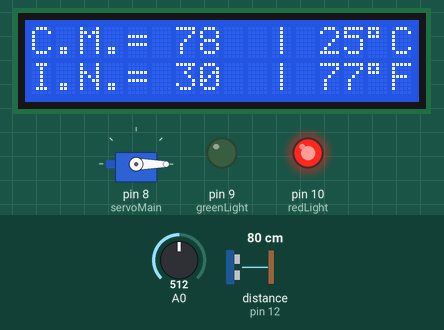
A sketch run on a simulated Arduino Uno, built with avr-gcc and run on an emulated ATmega328P. Parts: 16×2 character LCD, servo, output pins drawn as LEDs (lit = HIGH). Wiring (inferred from the names in the program): ultrasonic range finder: trigger pin 13; echo pin 12. The inputs (shaded band) are chosen by the test bench; at power-on: distance to the obstacle (sensor on pin 12) 80 cm, A0 = 512. The echo pulse lasts 58.3 µs per cm; pins used as bus, display or sensor lines are not drawn; what the sketch prints to the serial monitor is not drawn.

Above: at 1.2 s.
1.3 s: distance to the obstacle (sensor on pin 12) set to 2 cm
At 2.8 s:
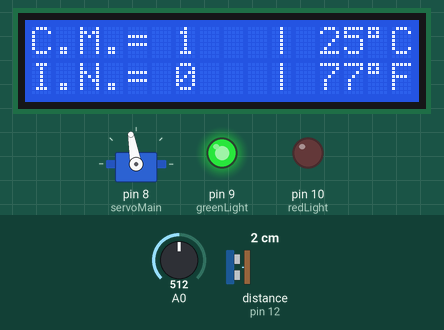
5.5 s: distance to the obstacle (sensor on pin 12) set to 4 cm
At 6.9 s:
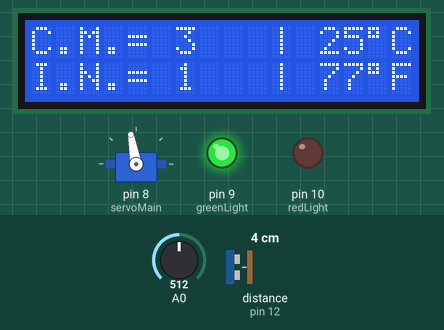
8.6 s: distance to the obstacle (sensor on pin 12) set to 9 cm
At 9.9 s:
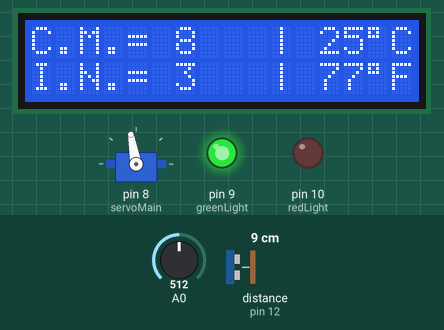
Timing chart, 0 to 11.6 s (numbered marks = the images above; inputs shaded):
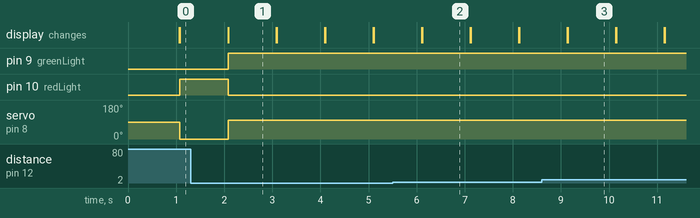

Measured:
- after the input at 1.3 s, pin 9 (greenLight): LOW → HIGH after 0.78 s; pin 10 (redLight): HIGH → LOW after 0.78 s; servo on pin 8 (servoMain): 0° → 100° after 0.78 s; the display: first differs from a run without the input after 0.78 s (image 1)
- after the input at 5.5 s, the display: first differs from a run without the input after 0.61 s (image 2)
- after the input at 8.6 s, the display: first differs from a run without the input after 0.54 s (image 3)
- what the display in image 1 shows lasts 1.0 s, from 2.1 s to 3.1 s

The sketch:

Final_Project.ino
```cpp
#include <Servo.h>
#include <LiquidCrystal.h>
LiquidCrystal lcd(2,3,4,5,6,7);
Servo servoMain;
float value, milivolt;
int celsius, fahrenheit;
int duration;
int distanceCm, distanceInch;
int trigPin = 13;
int echoPin = 12;
int greenLight = 9;
int redLight = 10;

void setup() {
  lcd.begin(16,2);
  servoMain.attach(8);
  Serial.begin(9600);
  pinMode(echoPin, INPUT);
  pinMode(trigPin, OUTPUT);
  pinMode(greenLight, OUTPUT);
  pinMode(redLight, OUTPUT);
}
void loop() {
  //  Temperature
  value =  analogRead(A0);
  milivolt = (value / 1024.0) * 5000;
  celsius = milivolt/10;
  fahrenheit = (celsius * 9)/5 + 32;

  lcd.setCursor(10,0);
  lcd.print("| 25");
  lcd.print(char(223));
  lcd.print("C");

  lcd.setCursor(10,1);
  lcd.print("| 77");
  lcd.print(char(223));
  lcd.print("F");
  delay(1000);
  lcd.clear();


  //  Servo and Sonar
  digitalWrite(trigPin, LOW);
  delayMicroseconds(2);
  digitalWrite(trigPin, HIGH);
  delayMicroseconds(10);
  digitalWrite(trigPin, LOW);

  duration = pulseIn(echoPin, HIGH);
  distanceCm= duration*0.034/2;
  distanceInch = duration*0.0133/2;

  Serial.print("Centimeter = ");
  Serial.print(distanceCm);
  Serial.print("\t");
  Serial.print("Inch = ");
  Serial.print("\t");
  Serial.println(distanceInch);

  lcd.setCursor(0,0);
  lcd.print("C.M.= ");
  lcd.print(distanceCm);
  lcd.setCursor(0,1);
  lcd.print("I.N.= ");
  lcd.print(distanceInch);


  if (distanceCm <= 20) {
    servoMain.write(100);
    digitalWrite(redLight, LOW);
    digitalWrite(greenLight, HIGH);
  }
  if (distanceCm >= 20)
  {
    servoMain.write(0);
    digitalWrite(redLight, HIGH);
    digitalWrite(greenLight, LOW);
  }


  // LED


}
```
